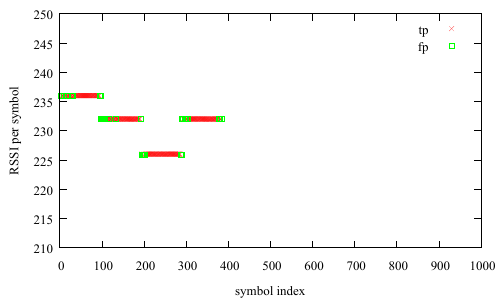

gnuplot code for this plot:
set term pdfcairo lw 2 font "Times New Roman,15"
#set style fill solid 0.4 border
set output "TFdiag_data_tp_fp_point.pdf"
set yrange [210:250]
#set yrange[-2:2]
set ylabel 'RSSI per symbol'
set xlabel 'symbol index'
plot "TFdiag_data.txt" using 1:4 lw 0.1 pt 2 ps 0.6 t "tp" with points,\
	'' using 1:5 lw 0.1 pt 4 ps 0.6 t "fp" with points

set output